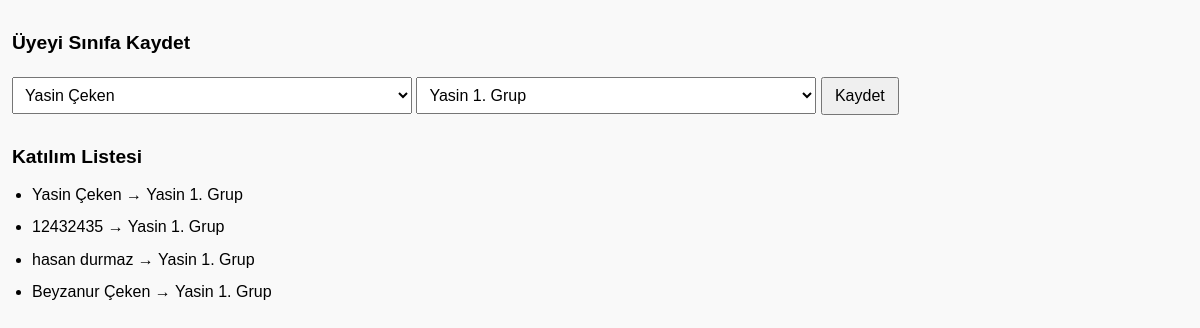
Screenshot of /enrollments with the database file from the repository.
### tables this page shows
CREATE TABLE enrollments (
    id INTEGER PRIMARY KEY AUTOINCREMENT,
    member_id INTEGER,
    class_id INTEGER,
    FOREIGN KEY (member_id) REFERENCES members(id),
    FOREIGN KEY (class_id) REFERENCES classes(id)
);

CREATE TABLE members (
    id INTEGER PRIMARY KEY AUTOINCREMENT,
    name TEXT NOT NULL,
    email TEXT,
    phone TEXT,
    join_date TEXT
, birth_date TEXT, height REAL, weight REAL, belt_level TEXT, weight_category TEXT, parent_name TEXT, parent_phone TEXT, parent_email TEXT, registration_date TEXT, trainer_id INTEGER);

CREATE TABLE classes (
    id INTEGER PRIMARY KEY AUTOINCREMENT,
    name TEXT NOT NULL,
    description TEXT,
    day TEXT,
    time TEXT,
    trainer_id INTEGER
);

### app.py (the view)
@app.route('/enrollments')
def show_enrollments():
    conn = get_db_connection()
    enrollments = conn.execute('''
        SELECT enrollments.id, members.name AS member_name, classes.name AS class_name
        FROM enrollments
        JOIN members ON enrollments.member_id = members.id
        JOIN classes ON enrollments.class_id = classes.id
    ''').fetchall()
    members = conn.execute('SELECT * FROM members').fetchall()
    classes = conn.execute('SELECT * FROM classes').fetchall()
    conn.close()
    return render_template('enrollments.html', enrollments=enrollments, members=members, classes=classes)

### app.py (called while the page is built)
def get_db_connection():
    conn = sqlite3.connect('database.db')
    conn.row_factory = sqlite3.Row
    return conn

### templates/enrollments.html (shortened to what this page needs)
<!DOCTYPE html>
<html>
<head>
</head>
<body>
    <h1>Üyeyi Sınıfa Kaydet</h1>
    <form action="/enroll" method="POST">
        <select name="member_id">
            {% for member in members %}
                <option value="{{ member['id'] }}">{{ member['name'] }}</option>
            {% endfor %}
        </select>
        <select name="class_id">
            {% for cls in classes %}
                <option value="{{ cls['id'] }}">{{ cls['name'] }}</option>
            {% endfor %}
        </select>
        <button type="submit">Kaydet</button>
    </form>
    <h2>Katılım Listesi</h2>
    <ul>
        {% for e in enrollments %}
            <li>{{ e['member_name'] }} → {{ e['class_name'] }}</li>
        {% endfor %}
    </ul>
</body>
</html>

### templates/enrollments.html (style rules this page uses)
body { font-family: sans-serif; padding: 12px; margin: 0; background-color: #f9f9f9; }
h1, h2, h3 { font-size: 1.2em; margin-top: 20px; }
ul { padding-left: 20px; }
li { margin-bottom: 10px; line-height: 1.4; }
button { padding: 8px 12px; font-size: 1em; margin-top: 10px; }
input, textarea, select { width: 100%; max-width: 400px; padding: 8px; margin-bottom: 12px; font-size: 1em; }

### rows the page displays
enrollments: member_name "Yasin Çeken", class_name "Yasin 1. Grup"
enrollments: member_name "12432435", class_name "Yasin 1. Grup"
enrollments: member_name "hasan durmaz", class_name "Yasin 1. Grup"
enrollments: member_name "Beyzanur Çeken", class_name "Yasin 1. Grup"

### other values shown
form field member_id "Yasin Çeken"
form field class_id "Yasin 1. Grup"
